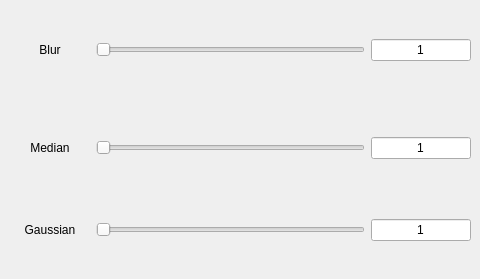
          <widget class="QWidget" name="tab_6">
           <attribute name="title">
            <string>Filters</string>
           </attribute>
           <widget class="QWidget" name="gridLayoutWidget">
            <property name="geometry">
             <rect>
              <x>10</x>
              <y>100</y>
              <width>461</width>
              <height>97</height>
             </rect>
            </property>
            <layout class="QGridLayout" name="gridLayout_3">
             <item row="0" column="1">
              <widget class="QSlider" name="mblurSlider">
               <property name="minimum">
                <number>0</number>
               </property>
               <property name="maximum">
                <number>11</number>
               </property>
               <property name="singleStep">
                <number>1</number>
               </property>
               <property name="pageStep">
                <number>1</number>
               </property>
               <property name="value">
                <number>0</number>
               </property>
               <property name="sliderPosition">
                <number>0</number>
               </property>
               <property name="orientation">
                <enum>Qt::Horizontal</enum>
               </property>
              </widget>
             </item>
             <item row="0" column="2">
              <widget class="QLineEdit" name="mblurValLineEdit">
               <property name="maximumSize">
                <size>
                 <width>100</width>
                 <height>16777215</height>
                </size>
               </property>
               <property name="cursor">
                <cursorShape>BlankCursor</cursorShape>
               </property>
               <property name="text">
                <string>1</string>
               </property>
               <property name="maxLength">
                <number>50</number>
               </property>
               <property name="alignment">
                <set>Qt::AlignCenter</set>
               </property>
               <property name="readOnly">
                <bool>true</bool>
               </property>
              </widget>
             </item>
             <item row="0" column="0">
              <widget class="QLabel" name="label">
               <property name="minimumSize">
                <size>
                 <width>80</width>
                 <height>0</height>
                </size>
               </property>
               <property name="maximumSize">
                <size>
                 <width>80</width>
                 <height>16777215</height>
                </size>
               </property>
               <property name="text">
                <string>&lt;html&gt;&lt;head/&gt;&lt;body&gt;&lt;p align=&quot;center&quot;&gt;Median&lt;/p&gt;&lt;/body&gt;&lt;/html&gt;</string>
               </property>
              </widget>
             </item>
            </layout>
           </widget>
           <widget class="QWidget" name="gridLayoutWidget_2">
            <property name="geometry">
             <rect>
              <x>10</x>
              <y>190</y>
              <width>461</width>
              <height>80</height>
             </rect>
            </property>
            <layout class="QGridLayout" name="gridLayout_4">
             <item row="0" column="0">
              <widget class="QLabel" name="label_2">
               <property name="minimumSize">
                <size>
                 <width>80</width>
                 <height>0</height>
                </size>
               </property>
               <property name="maximumSize">
                <size>
                 <width>80</width>
                 <height>16777215</height>
                </size>
               </property>
               <property name="text">
                <string>&lt;html&gt;&lt;head/&gt;&lt;body&gt;&lt;p align=&quot;center&quot;&gt;Gaussian&lt;/p&gt;&lt;/body&gt;&lt;/html&gt;</string>
               </property>
              </widget>
             </item>
             <item row="0" column="1">
              <widget class="QSlider" name="gblurSlider">
               <property name="minimum">
                <number>0</number>
               </property>
               <property name="maximum">
                <number>11</number>
               </property>
               <property name="singleStep">
                <number>1</number>
               </property>
               <property name="pageStep">
                <number>1</number>
               </property>
               <property name="value">
                <number>0</number>
               </property>
               <property name="sliderPosition">
                <number>0</number>
               </property>
               <property name="orientation">
                <enum>Qt::Horizontal</enum>
               </property>
              </widget>
             </item>
             <item row="0" column="2">
              <widget class="QLineEdit" name="gblurValLineEdit">
               <property name="maximumSize">
                <size>
                 <width>100</width>
                 <height>16777215</height>
                </size>
               </property>
               <property name="cursor">
                <cursorShape>BlankCursor</cursorShape>
               </property>
               <property name="text">
                <string>1</string>
               </property>
               <property name="maxLength">
                <number>50</number>
               </property>
               <property name="alignment">
                <set>Qt::AlignCenter</set>
               </property>
               <property name="readOnly">
                <bool>true</bool>
               </property>
              </widget>
             </item>
            </layout>
           </widget>
           <widget class="QWidget" name="gridLayoutWidget_3">
            <property name="geometry">
             <rect>
              <x>10</x>
              <y>10</y>
              <width>461</width>
              <height>80</height>
             </rect>
            </property>
            <layout class="QGridLayout" name="gridLayout_5">
             <item row="0" column="0">
              <widget class="QLabel" name="label_12">
               <property name="minimumSize">
                <size>
                 <width>80</width>
                 <height>0</height>
                </size>
               </property>
               <property name="maximumSize">
                <size>
                 <width>80</width>
                 <height>16777215</height>
                </size>
               </property>
               <property name="text">
                <string>&lt;html&gt;&lt;head/&gt;&lt;body&gt;&lt;p align=&quot;center&quot;&gt;Blur&lt;/p&gt;&lt;/body&gt;&lt;/html&gt;</string>
               </property>
              </widget>
             </item>
             <item row="0" column="1">
              <widget class="QSlider" name="blurSlider">
               <property name="minimum">
                <number>1</number>
               </property>
               <property name="maximum">
                <number>11</number>
               </property>
               <property name="singleStep">
                <number>1</number>
               </property>
               <property name="pageStep">
                <number>2</number>
               </property>
               <property name="sliderPosition">
                <number>1</number>
               </property>
               <property name="orientation">
                <enum>Qt::Horizontal</enum>
               </property>
              </widget>
             </item>
             <item row="0" column="2">
              <widget class="QLineEdit" name="blurValLineEdit">
               <property name="maximumSize">
                <size>
                 <width>100</width>
                 <height>16777215</height>
                </size>
               </property>
               <property name="cursor">
                <cursorShape>BlankCursor</cursorShape>
               </property>
               <property name="text">
                <string>1</string>
               </property>
               <property name="maxLength">
                <number>50</number>
               </property>
               <property name="alignment">
                <set>Qt::AlignCenter</set>
               </property>
               <property name="readOnly">
                <bool>true</bool>
               </property>
              </widget>
             </item>
            </layout>
           </widget>
          </widget>
